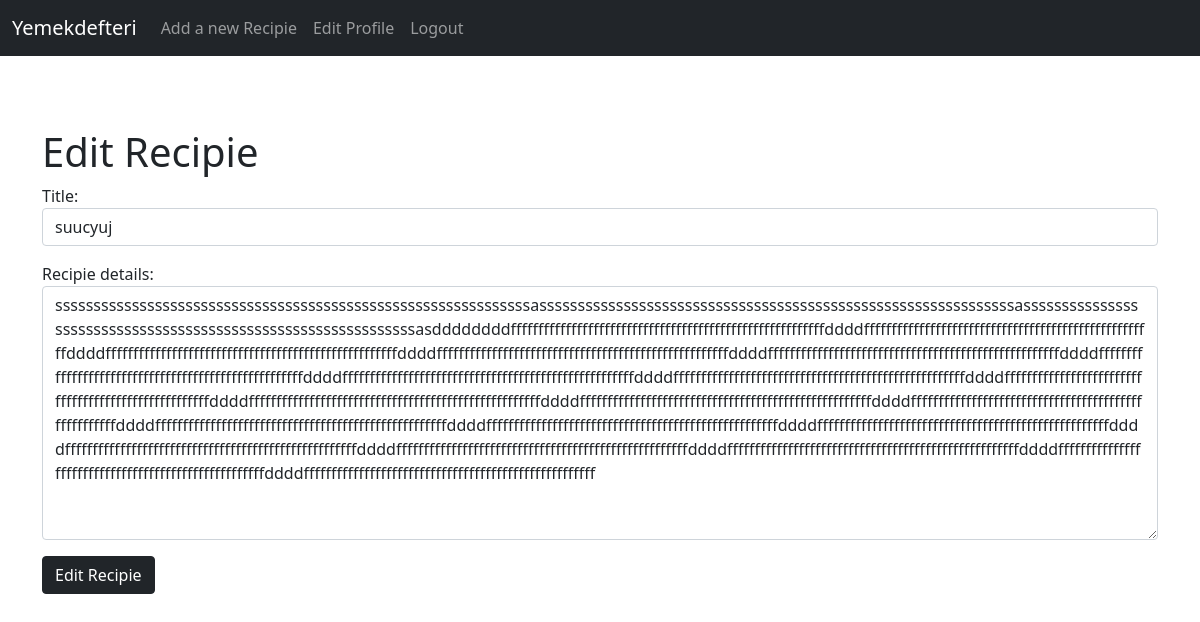
/recipie/edit/16 (signed in), run on an earlier commit of the app's database.
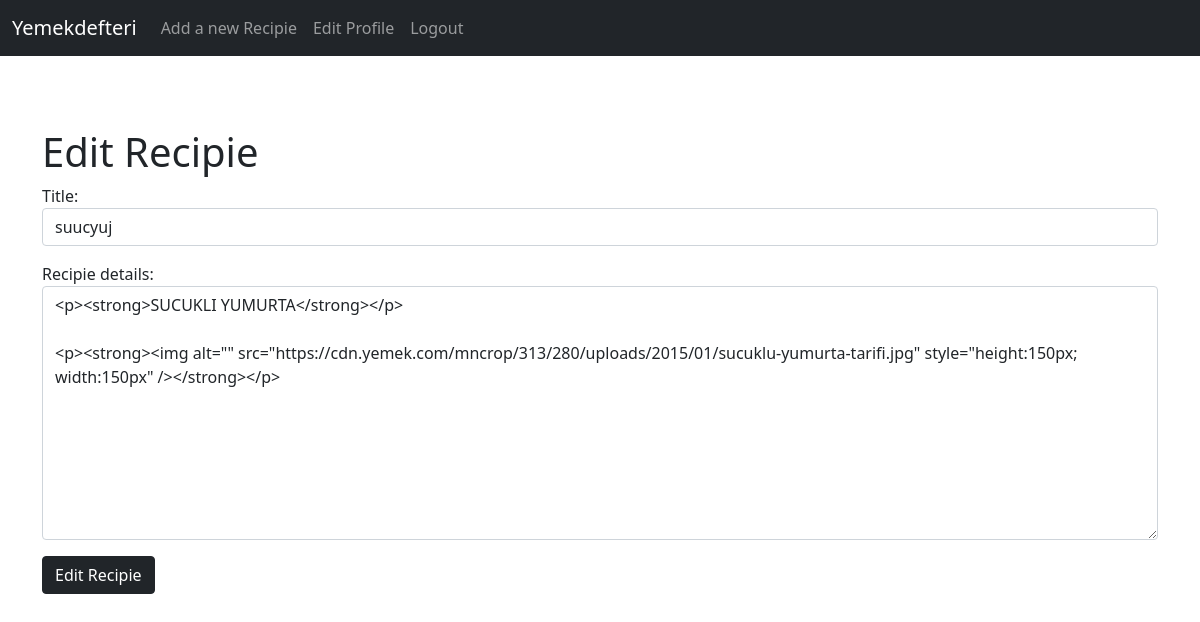
And on a later commit of the database.
### theblog/models.py (models this page shows, shortened)
class Recipie(models.Model):
	title = models.CharField(max_length=100)
	chef = models.ForeignKey(User, on_delete= models.CASCADE)
	recipie_details = RichTextField(blank=True, null=True)
	publish_date = models.DateField(auto_now_add=True)
	likes = models.ManyToManyField(User, related_name= 'recipie_post')

### theblog/views.py (the view)
# urls.py: path('recipie/edit/<int:pk>', UpdateRecipieView.as_view(), name='update-recipie'),
class UpdateRecipieView(UpdateView):
    model = Recipie
    form_class = RecipieForm
    template_name = 'theblog/update_recipie.html'

### theblog/forms.py
class RecipieForm(forms.ModelForm):
	class Meta:
		model = Recipie
		fields = ('title','chef','recipie_details')
		widgets = {
                  'title': forms.TextInput(attrs={'class': 'form-control'}),
                  'chef': forms.TextInput(attrs={'class': 'form-control' , 'value':'', 'id':'elder', 'type' : 'hidden'}),
                  'recipie_details': forms.Textarea(attrs={'class': 'form-control'}),
         }

### theblog/templates/theblog/update_recipie.html (shortened to what this page needs)
{% extends 'theblog/base.html'  %}
{%block content%}
{% if user.is_authenticated %}
	 {% if user.id == recipie.chef.id %}
	<h1>Edit Recipie</h1>
	 <div class="form-group">
		<form method="POST">
			{{form.as_p}}
		    <button class="btn btn-dark"> Edit Recipie</button>
	</div>
	{% endif %}
{% else %}
You shall not pass !!!
{% endif %}
{% endblock%}

What changed in the data, as far as the page shows it:
changed Recipie "suucyuj": recipie_details "ssssssssssssssssssssssssssssssssssssssssssssssssssssssssssssssassssssssssssssssssssssssssssssssssssssssssssssssssssssssssssssassssssssssssssssssssssssssssssssssssssssssssssssssssssssssssssasddddddddfffffffffffffffffffffffffffffffffffffffffffffffffffffffffddddfffffffffffffffffffffffffffffffffffffffffffffffffffffddddfffffffffffffffffffffffffffffffffffffffffffffffffffffddddfffffffffffffffffffffffffffffffffffffffffffffffffffffddddfffffffffffffffffffffffffffffffffffffffffffffffffffffddddfffffffffffffffffffffffffffffffffffffffffffffffffffffddddfffffffffffffffffffffffffffffffffffffffffffffffffffffddddfffffffffffffffffffffffffffffffffffffffffffffffffffffddddffffffffffffffffffffffffffffffffffffffffff…" → "<p><strong>SUCUKLI YUMURTA</strong></p> <p><strong><img alt=\"\" src=\"https://cdn.yemek.com/mncrop/313/280/uploads/2015/01/sucuklu-yumurta-tarifi.jpg\" style=\"height:150px; width:150px\" /></strong></p>"
